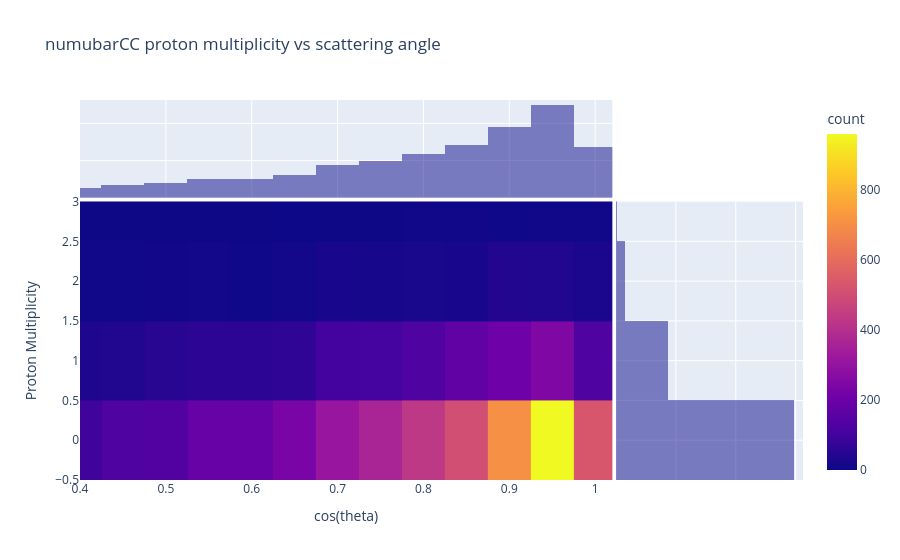

The cell this chart's notebook holds for it:
### Code cell
fig = px.density_heatmap(df_numubar, x="cos_theta", y="Num_Proton", text_auto=False, 
                         labels={"Num_Proton": "Proton Multiplicity", "cos_theta": "cos(theta)"},
                         marginal_x="histogram", marginal_y="histogram", title="numubarCC proton multiplicity vs scattering angle",
                         range_x=(0.4,1.02), range_y=(-0.5,3.), nbinsx=75, nbinsy=10)
fig.show()

### Figure 1 — Plotly figure (JSON) as saved in the notebook; plotly's stock layout.template omitted (floating-point values rounded to 4 significant figures; data arrays with more than 128 entries replaced by an {"elided": "..."} marker saying what was removed)
{"data": [{"coloraxis": "coloraxis", "hovertemplate": "cos(theta)=%{x}<br>Proton Multiplicity=%{y}<br>count=%{z}<extra></extra>", "name": "", "nbinsx": 75, "nbinsy": 10, "type": "histogram2d", "x": {"elided": "8027 float values"}, "xaxis": "x", "xbingroup": "x", "y": {"elided": "8027 float values"}, "yaxis": "y", "ybingroup": "y"}, {"bingroup": "x", "hovertemplate": "cos(theta)=%{x}<br>count=%{y}<extra></extra>", "legendgroup": "", "marker": {"color": "#0d0887"}, "name": "", "opacity": 0.5, "showlegend": false, "type": "histogram", "x": {"elided": "8027 float values"}, "xaxis": "x3", "yaxis": "y3"}, {"bingroup": "y", "hovertemplate": "Proton Multiplicity=%{y}<br>count=%{x}<extra></extra>", "legendgroup": "", "marker": {"color": "#0d0887"}, "name": "", "opacity": 0.5, "showlegend": false, "type": "histogram", "xaxis": "x2", "y": {"elided": "8027 float values"}, "yaxis": "y2"}], "layout": {"barmode": "overlay", "coloraxis": {"colorbar": {"title": {"text": "count"}}, "colorscale": [[0, "#0d0887"], [0.1111, "#46039f"], [0.2222, "#7201a8"], [0.3333, "#9c179e"], [0.4444, "#bd3786"], [0.5556, "#d8576b"], [0.6667, "#ed7953"], [0.7778, "#fb9f3a"], [0.8889, "#fdca26"], [1, "#f0f921"]]}, "legend": {"tracegroupgap": 0}, "title": {"text": "numubarCC proton multiplicity vs scattering angle"}, "xaxis": {"anchor": "y", "domain": [0, 0.7363], "range": [0.4, 1.02], "title": {"text": "cos(theta)"}}, "xaxis2": {"anchor": "y2", "domain": [0.7413, 1], "matches": "x2", "showgrid": true, "showline": false, "showticklabels": false, "ticks": ""}, "xaxis3": {"anchor": "y3", "domain": [0, 0.7363], "matches": "x", "showgrid": true, "showticklabels": false}, "xaxis4": {"anchor": "y4", "domain": [0.7413, 1], "matches": "x2", "showgrid": true, "showline": false, "showticklabels": false, "ticks": ""}, "yaxis": {"anchor": "x", "domain": [0, 0.7326], "range": [-0.5, 3], "title": {"text": "Proton Multiplicity"}}, "yaxis2": {"anchor": "x2", "domain": [0, 0.7326], "matches": "y", "showgrid": true, "showticklabels": false}, "yaxis3": {"anchor": "x3", "domain": [0.7426, 1], "matches": "y3", "showgrid": true, "showline": false, "showticklabels": false, "ticks": ""}, "yaxis4": {"anchor": "x4", "domain": [0.7426, 1], "matches": "y3", "showgrid": true, "showline": false, "showticklabels": false, "ticks": ""}}}
